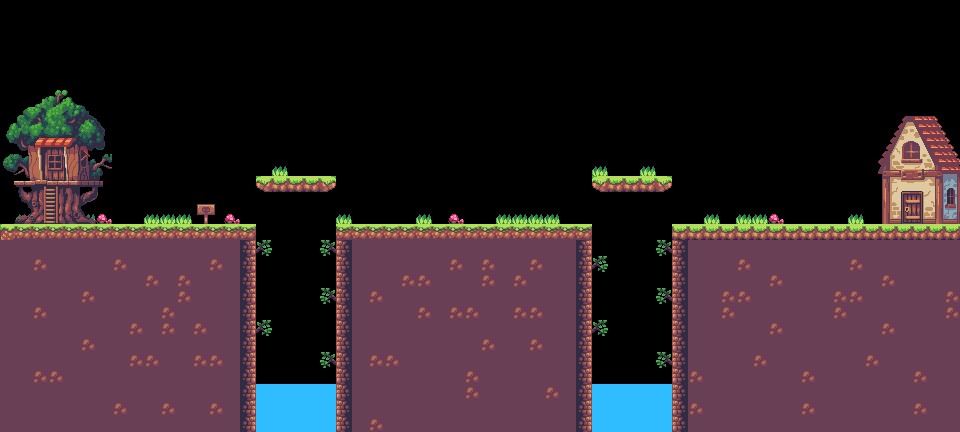

Below is a game level as drawn by its tile map, then a one-line description and the .tmx that defines it (tile-layer data replaced by summaries):
An orthogonal 60x27 tile map with 16x16 px tiles, 3 tile layers (vegetation, ground, arbre), 5 tilesets and 20 objects (9x gems, 7x ground, endButton, player, oposum, ...).

<map version="1.8" tiledversion="1.8.0" orientation="orthogonal" renderorder="right-down" width="60" height="27" tilewidth="16" tileheight="16" infinite="0" nextlayerid="11" nextobjectid="33">
 <tileset firstgid="1" name="props" tilewidth="16" tileheight="16" tilecount="364" columns="26">
  <image source="props.png" width="416" height="224" />
 </tileset>
 <tileset firstgid="365" name="middle" tilewidth="16" tileheight="16" tilecount="253" columns="11">
  <image source="middle.png" width="176" height="368" />
 </tileset>
 <tileset firstgid="618" name="back" tilewidth="16" tileheight="16" tilecount="360" columns="24">
  <image source="back.png" width="384" height="240" />
 </tileset>
 <tileset firstgid="978" name="tileset" tilewidth="16" tileheight="16" tilecount="575" columns="25">
  <image source="tileset.png" width="400" height="368" />
 </tileset>
 <tileset firstgid="1553" name="tree-house" tilewidth="16" tileheight="16" tilecount="63" columns="7">
  <image source="tree-house.png" width="119" height="144" />
 </tileset>
 <objectgroup id="6" name="grounds">
  <object id="9" name="ground" type="ground" x="256" y="176" width="80" height="16" />
  <object id="10" name="ground" type="ground" x="592" y="176" width="80" height="16" />
  <object id="24" name="ground" type="ground" x="672" y="224" width="288" height="188" />
  <object id="25" name="ground" type="ground" x="336" y="224" width="256" height="192" />
  <object id="26" name="ground" type="ground" x="0" y="224" width="256" height="189" />
  <object id="30" name="ground" type="ground" x="0" y="1" width="16" height="223" />
  <object id="31" name="ground" type="ground" x="944" y="1" width="16" height="223" />
 </objectgroup>
 <objectgroup id="9" name="gems">
  <object id="14" name="gems" type="gems" x="160" y="176" width="16" height="16" />
  <object id="15" name="gems" type="gems" x="192" y="176" width="16" height="16" />
  <object id="16" name="gems" type="gems" x="400" y="176" width="16" height="16" />
  <object id="17" name="gems" type="gems" x="528" y="176" width="16" height="16" />
  <object id="18" name="gems" x="624" y="132" width="16" height="16" />
  <object id="27" name="gems" x="736" y="176" width="16" height="16" />
  <object id="28" name="gems" x="768" y="176" width="16" height="16" />
  <object id="29" name="gems" x="800" y="176" width="16" height="16" />
  <object id="32" name="gems" x="624" y="105" width="16" height="16" />
 </objectgroup>
 <objectgroup id="10" name="endButton">
  <object id="19" name="endButton" type="endButton" x="888" y="144" width="48" height="48" />
 </objectgroup>
 <objectgroup id="7" name="player">
  <object id="11" name="player" type="player" x="48" y="192" width="32" height="32" />
 </objectgroup>
 <objectgroup id="8" name="enemies">
  <object id="12" name="oposum" type="oposum" x="464" y="192" width="32" height="32" />
  <object id="13" name="eagle" type="eagle" x="282" y="63" width="37" height="35" />
 </objectgroup>
 <layer id="4" name="vegetation" width="60" height="27">
  <data>[1620 cells, 58 non-empty, 24 distinct tile ids]</data>
 </layer>
 <layer id="3" name="ground" width="60" height="27">
  <data>[1620 cells, 690 non-empty, 24 distinct tile ids]</data>
 </layer>
 <layer id="5" name="arbre" width="60" height="27">
  <data>[1620 cells, 119 non-empty, 115 distinct tile ids]</data>
 </layer>
</map>
